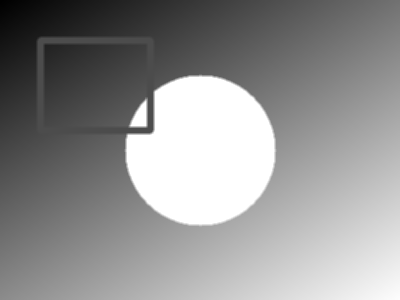
#> input picture 08_spatial_filtering/outputs/08_low_pass_manual.png, 400 x 300 px
$ python practical_08.py --input outputs/08_low_pass_manual.png
#> lines starting #> are read from the running program, lines starting #| are printed output that depends on the picture
import argparse
from pathlib import Path

import cv2
import numpy as np


def ensure_gray(image):
    return cv2.cvtColor(image, cv2.COLOR_BGR2GRAY) if image.ndim == 3 else image

def save(path, image):
    cv2.imwrite(str(path), image)

def load_or_create(path: Path, size=(300, 400)):
#> called with size = (300, 400)
    image = cv2.imread(str(path)) if path else None
#> image is the input picture: shape (300, 400, 3); min 0, max 255, mean 144.8
    if image is not None:
        return image
    h, w = size
    y, x = np.indices((h, w))
    image = np.zeros((h, w, 3), dtype=np.uint8)
    image[..., 0] = (x * 255 // w).astype(np.uint8)
    image[..., 1] = ((x + y) * 255 // (w + h)).astype(np.uint8)
    image[..., 2] = (y * 255 // h).astype(np.uint8)
    cv2.circle(image, (w // 2, h // 2), 75, (255, 255, 255), -1)
    cv2.rectangle(image, (40, 40), (150, 130), (0, 0, 255), 5)
    return image

def convolve2d_manual(image, kernel):
    kernel = np.flipud(np.fliplr(kernel))
    pad_y, pad_x = kernel.shape[0] // 2, kernel.shape[1] // 2
    padded = np.pad(image, ((pad_y, pad_y), (pad_x, pad_x)), mode="symmetric")
    result = np.zeros_like(image, dtype=np.float32)
    for y in range(image.shape[0]):
        for x in range(image.shape[1]):
            result[y, x] = np.sum(padded[y:y + kernel.shape[0], x:x + kernel.shape[1]] * kernel)
    return np.clip(result, 0, 255).astype(np.uint8)

def practical_08(image, out):
    gray = ensure_gray(image)
    vector = np.arange(1, 6, dtype=np.float32)
    kernel_1d = np.array([1, 2, 1], dtype=np.float32) / 4
    convolved_1d = np.convolve(vector, kernel_1d, mode="same")
    np.savetxt(out / "08_1d_convolution.txt", convolved_1d, fmt="%.4f")

    low_pass = np.ones((3, 3), dtype=np.float32) / 9
    high_pass = np.array([[-1, -1, -1], [-1, 8, -1], [-1, -1, -1]], dtype=np.float32)
    save(out / "08_low_pass_manual.png", convolve2d_manual(gray, low_pass))
    save(out / "08_high_pass_manual.png", convolve2d_manual(gray, high_pass))
#> after the loop in convolve2d_manual (call 2), `for y in range(image.shape[0]):`:
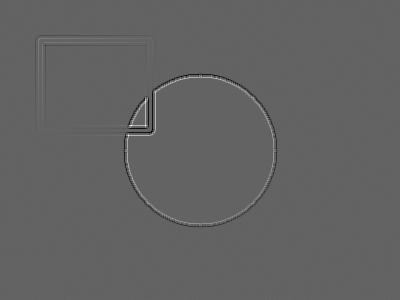
#> result: shape (300, 400) float32; min -216, max 340, mean 0; drawn with min black and max white
#> in convolve2d_manual (call 2), `return np.clip(result, 0, 255).astype(np.uint8)`:
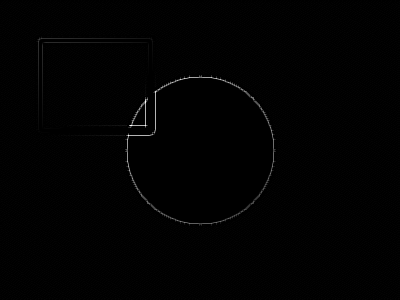
#> returned value: shape (300, 400); min 0, max 255, mean 1.8


def main():
    parser = argparse.ArgumentParser(description="DIP Practical 08: Spatial Filtering")
    parser.add_argument("--input", type=Path, default=None, help="Optional input image path")
    parser.add_argument("--output", type=Path, default=Path(__file__).resolve().parent / "outputs")
    args = parser.parse_args()

    args.output.mkdir(parents=True, exist_ok=True)
    image = load_or_create(args.input)
    practical_08(image, args.output)
    print(f"Practical 08 completed. Results: {args.output.resolve()}")


if __name__ == "__main__":
    main()
